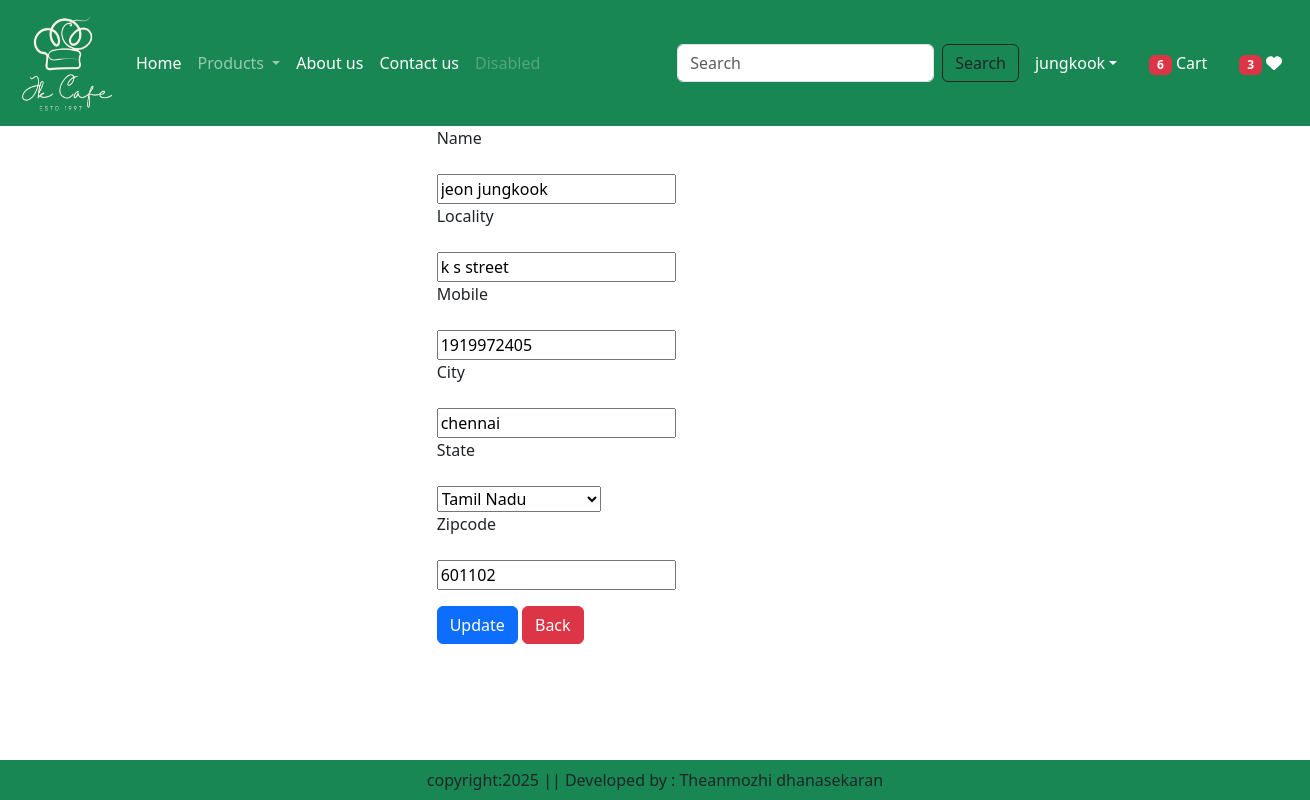
The page /updateAddress/2 (signed in) on the database its author committed.
### app/models.py (models this page shows, shortened)
class Customer(models.Model):
    user=models.ForeignKey(User,on_delete=models.CASCADE)
    name=models.CharField(max_length=200)
    locality=models.CharField(max_length=200)
    city=models.CharField(max_length=100)
    mobile=models.IntegerField(default=0)
    zipcode=models.IntegerField()
    state=models.CharField(choices=STATE_CHOICES,max_length=100)

### app/views.py (the view, shortened to what this page needs)
# urls.py: path('updateAddress/<int:pk>',views.UpdateAddress.as_view(),name='updateAddress'),
class UpdateAddress(View):
    def get(self,request,pk):
        add=Customer.objects.get(pk=pk)
        form=CustomerProfileForm(instance=add)
        totalitem=0
        wishitem=0
        if request.user.is_authenticated:
            totalitem=len(Cart.objects.filter(user=request.user))
            wishitem=len(Wishlist.objects.filter(user=request.user))
        return render(request,'app/updateAddress.html',locals())

### app/forms.py
class CustomerProfileForm(forms.ModelForm):
    class Meta:
        model=Customer
        fields=['name','locality','mobile','city','state','zipcode']
        widget={
            'name':forms.TextInput(attrs={'class':'form-control'}),
            'locality':forms.TextInput(attrs={'class':'form-control'}),
            'mobile':forms.NumberInput(attrs={'class':'form-control'}),
            'city':forms.TextInput(attrs={'class':'form-control'}),
            'state':forms.Select(attrs={'class':'form-control'}),
            'zipcode':forms.NumberInput(attrs={'class':'form-control'}),
        }

### app/templates/app/updateAddress.html (shortened to what this page needs)
{% extends 'app/base.html' %}
{% load static %}
{% block main-content %}
    <div class="col-sm-9 offset-sm-4">
        <form method="post">
            {% for field in form %}
                <div class="form-group">
                    <label for="{{ field.id_for_label }}" class="font-weight-bold">{{ field.label }}</label><br><br>
                    {{ field }}
                </div>
            {% endfor %}
            <div class="form-group mt-3">
                <button type="submit" class="btn btn-primary">Update</button>
                <a href="{% url 'address' %}" class="btn btn-danger ml-3" >Back</a>
            </div>
        </form>
    </div>
{% endblock %}

### app/templates/app/base.html (shortened to what this page needs)
<!DOCTYPE html>
<html lang="en">
<head>
{% load static %}
    <link href="https://cdn.jsdelivr.net/npm/bootstrap@5.3.6/dist/css/bootstrap.min.css" rel="stylesheet">
    <link rel="stylesheet" href ="{%static 'css/owl.carousel.min.css'%}"/>
    <link rel="stylesheet" href ="{%static 'css/all.min.css'%}"/>
    <link rel="stylesheet" href ="{%static 'css/style.css'%}"/>
</head>
<body>
    <nav class="navbar navbar-expand-lg navbar-dark bg-success">
        <div class="container-fluid">
            <a class="navbar-brand" href="#">
                <img src="{% static 'images/jk_cafe.png'%}" width="100" height="100"/>
            </a>
            <div class="collapse navbar-collapse" id="navbarSupportedContent">
                <ul class="navbar-nav me-auto mb-2 mb-lg-0">
                    {% if request.user.is_authenticated%}
                    <li class="nav-item">
                        <a class="nav-link active" aria-current="page" href="/">Home</a>
                    </li>
                    <li class="nav-item dropdown">
                        <a class="nav-link dropdown-toggle" href="#" role="button" data-bs-toggle="dropdown" aria-expanded="false">
                        Products
                        </a>
                    </li>
                    <li class="nav-item">
                        <a class="nav-link text-white" href="{% url 'about' %}">About us</a>
                    </li>
                    <li class="nav-item">
                        <a class="nav-link text-white" href="{% url 'contact' %}">Contact us</a>
                    </li>
                    <li class="nav-item">
                        <a class="nav-link disabled" aria-disabled="true">Disabled</a>
                    </li>
                </ul>
                <form class="d-flex" role="search" action="/search">
                    <input class="form-control me-2" type="search" placeholder="Search"  name="search" aria-label="Search"/>
                    <button class="btn btn-outline-dark" type="submit">Search</button>
                </form>
            </div>
            <ul class="navbar-nav me-auto mb-2 mb-lg-0">
                <li class="nav-item dropdown mx-2">
                    <a class="nav-link dropdown-toggle text-white" href="#" id="profileDropdown" role="button" data-bs-toggle="dropdown" aria-expanded="false">{{user}}</a>
                </li>
                <li class="nav-item mx-2">
                    <a href="{% url 'showcart' %}" class="nav-link text-white"><span class="badge bg-danger">{% if totalitem > 0 %}
                        {{totalitem}} {% endif %} </span> Cart</a>
                </li>
                <li class="nav-item mx-2">
                    <a href="{% url 'showwishlist' %}" class="nav-link text-white"><span class="badge bg-danger">{% if wishitem > 0 %}
                        {{wishitem}} {% endif %} </span>    <i class="fa fa-heart"></i></a>
                </li>
                {% endif %}
            </ul>
        </div>
    </nav>
    {% block main-content %}{% endblock main-content %}
    <footer class="container-fluid  fixed-bottom bg-success text-center  p-2  mt-5">
        copyright:2025 || Developed by : Theanmozhi dhanasekaran
    </footer>
</body>
</html>

### rows shown on the page
Customer: form "jeon jungkook" "k s street" "1919972405" "chennai" "Tamil Nadu" "601102"

### other values the page prints
{{ user }} "jungkook"
{{ totalitem }} "6"
{{ wishitem }} "3"
{{ field.label }} "Name" "Locality" "Mobile" "City" "State" "Zipcode"
